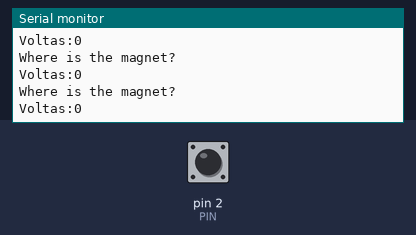
Simulated run of this sketch. Board: Arduino Uno, built with avr-gcc and run on an emulated ATmega328P. Shown: the last lines printed to the serial monitor. The test bench sets the inputs (shaded band); at power-on: pin 2 (PIN) LOW.

Above: at 1.2 s.
1.3 s: pin 2 (PIN) driven HIGH
At 2.1 s:
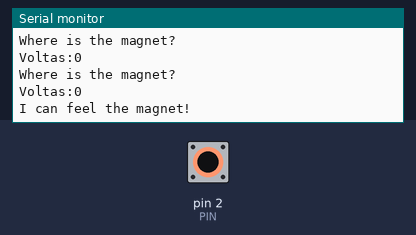
2.9 s: pin 2 (PIN) driven LOW
At 3.8 s:
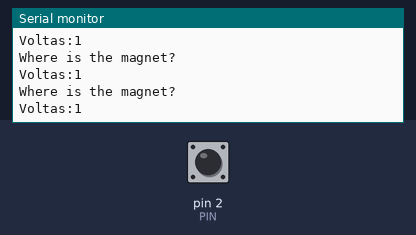
5.9 s: pin 2 (PIN) pulsed HIGH 5 times (0.12 s each, 0.3 s apart)
10.4 s: pin 2 (PIN) pulsed HIGH 2 times (0.12 s each, 0.3 s apart)
Timing chart, 0 to 13.4 s (numbered marks = the images above; inputs shaded):
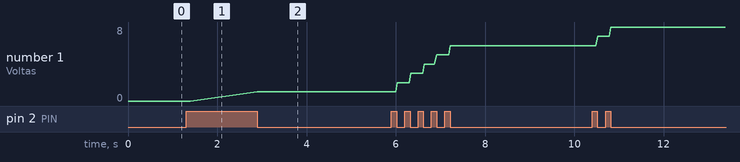

Measured:
- after the input at 1.3 s, the serial monitor: prints a new line after 0.11 s (image 1)
- after the input at 2.9 s, the serial monitor: prints a new line at once (image 2)
- plotted number 1: 0 → 1 after the input at 2.9 s, 1 → 6 after the input at 5.9 s, 6 → 8 after the input at 10.4 s

The sketch:

teste_ima.ino
```cpp
const int PIN = 2; // Reed Switch Pin
int volta = 0;

void setup() {
  Serial.begin(9600); // Init serial 9600
  pinMode(PIN, INPUT); // Set pin as INPUT
}
void loop() {
  int read = digitalRead(PIN); // Reading pin value

  Serial.print("Voltas:");
  Serial.println(volta);

  if (read == HIGH) {
    Serial.println("I can feel the magnet!");
    while (read == HIGH) {
      read = digitalRead(PIN);
      if (read != HIGH){
        break;
      }
    }
    volta++;
  } else {
    Serial.println("Where is the magnet?");
  }
  delay(1); // Wait for 1 second
}
```
